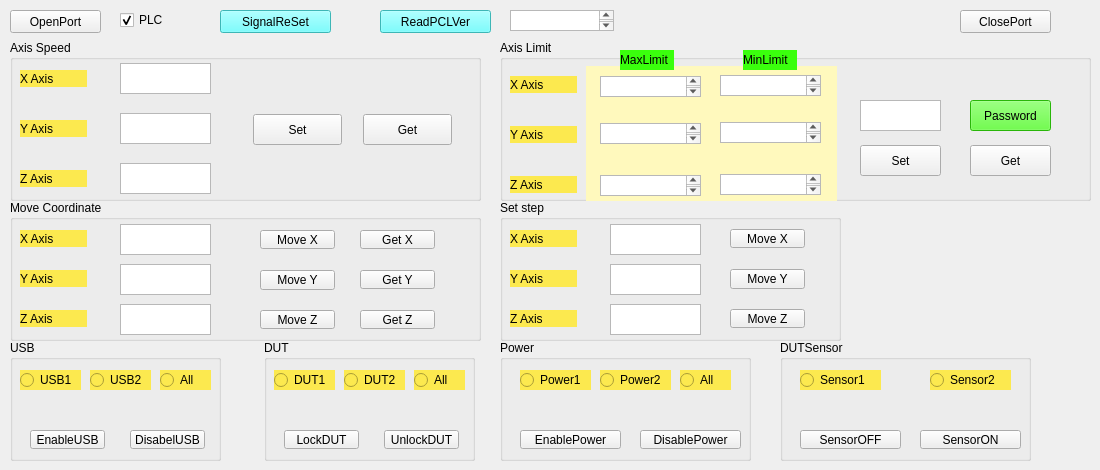
   <widget class="QWidget" name="tab">
    <attribute name="title">
     <string>PLC</string>
    </attribute>
    <widget class="QPushButton" name="pushButtonOpenPort">
     <property name="geometry">
      <rect>
       <x>10</x>
       <y>10</y>
       <width>91</width>
       <height>23</height>
      </rect>
     </property>
     <property name="text">
      <string>OpenPort</string>
     </property>
    </widget>
    <widget class="QPushButton" name="pushButtonClosePort">
     <property name="geometry">
      <rect>
       <x>960</x>
       <y>10</y>
       <width>91</width>
       <height>23</height>
      </rect>
     </property>
     <property name="text">
      <string>ClosePort</string>
     </property>
    </widget>
    <widget class="QCheckBox" name="checkBoxPLC">
     <property name="geometry">
      <rect>
       <x>120</x>
       <y>10</y>
       <width>51</width>
       <height>20</height>
      </rect>
     </property>
     <property name="text">
      <string>PLC</string>
     </property>
     <property name="checked">
      <bool>true</bool>
     </property>
    </widget>
    <widget class="QGroupBox" name="groupBoxAxisSpeed">
     <property name="geometry">
      <rect>
       <x>10</x>
       <y>40</y>
       <width>471</width>
       <height>161</height>
      </rect>
     </property>
     <property name="title">
      <string>Axis Speed</string>
     </property>
     <widget class="QLabel" name="label_5">
      <property name="geometry">
       <rect>
        <x>10</x>
        <y>130</y>
        <width>67</width>
        <height>17</height>
       </rect>
      </property>
      <property name="styleSheet">
       <string notr="true">background-color: rgb(252, 233, 79);</string>
      </property>
      <property name="text">
       <string>Z Axis</string>
      </property>
     </widget>
     <widget class="QPushButton" name="pushButtonSpeedSet">
      <property name="geometry">
       <rect>
        <x>243</x>
        <y>74</y>
        <width>89</width>
        <height>31</height>
       </rect>
      </property>
      <property name="text">
       <string>Set</string>
      </property>
     </widget>
     <widget class="QLabel" name="label_3">
      <property name="geometry">
       <rect>
        <x>10</x>
        <y>80</y>
        <width>67</width>
        <height>17</height>
       </rect>
      </property>
      <property name="styleSheet">
       <string notr="true">background-color: rgb(252, 233, 79);</string>
      </property>
      <property name="text">
       <string>Y Axis</string>
      </property>
     </widget>
     <widget class="QTextEdit" name="textEditXSpeedSet">
      <property name="geometry">
       <rect>
        <x>110</x>
        <y>23</y>
        <width>91</width>
        <height>31</height>
       </rect>
      </property>
     </widget>
     <widget class="QPushButton" name="pushButtonSpeedGet">
      <property name="geometry">
       <rect>
        <x>353</x>
        <y>74</y>
        <width>89</width>
        <height>31</height>
       </rect>
      </property>
      <property name="text">
       <string>Get</string>
      </property>
     </widget>
     <widget class="QLabel" name="label">
      <property name="geometry">
       <rect>
        <x>10</x>
        <y>30</y>
        <width>67</width>
        <height>17</height>
       </rect>
      </property>
      <property name="styleSheet">
       <string notr="true">background-color: rgb(252, 233, 79);</string>
      </property>
      <property name="text">
       <string>X Axis</string>
      </property>
     </widget>
     <widget class="QTextEdit" name="textEditZSpeedSet">
      <property name="geometry">
       <rect>
        <x>110</x>
        <y>123</y>
        <width>91</width>
        <height>31</height>
       </rect>
      </property>
     </widget>
     <widget class="QTextEdit" name="textEditYSpeedSet">
      <property name="geometry">
       <rect>
        <x>110</x>
        <y>73</y>
        <width>91</width>
        <height>31</height>
       </rect>
      </property>
     </widget>
    </widget>
    <widget class="QGroupBox" name="groupBoxAxisLimit">
     <property name="geometry">
      <rect>
       <x>500</x>
       <y>40</y>
       <width>591</width>
       <height>161</height>
      </rect>
     </property>
     <property name="title">
      <string>Axis Limit</string>
     </property>
     <widget class="QPushButton" name="pushButtonLimitGet">
      <property name="geometry">
       <rect>
        <x>470</x>
        <y>105</y>
        <width>81</width>
        <height>31</height>
       </rect>
      </property>
      <property name="text">
       <string>Get</string>
      </property>
     </widget>
     <widget class="QLabel" name="label_20">
      <property name="geometry">
       <rect>
        <x>86</x>
        <y>26</y>
        <width>251</width>
        <height>141</height>
       </rect>
      </property>
      <property name="styleSheet">
       <string notr="true">background-color: rgb(255, 249, 189);</string>
      </property>
      <property name="text">
       <string/>
      </property>
     </widget>
     <widget class="QPushButton" name="pushButtonLimitSet">
      <property name="geometry">
       <rect>
        <x>360</x>
        <y>105</y>
        <width>81</width>
        <height>31</height>
       </rect>
      </property>
      <property name="text">
       <string>Set</string>
      </property>
     </widget>
     <widget class="QLabel" name="label_2">
      <property name="geometry">
       <rect>
        <x>10</x>
        <y>36</y>
        <width>67</width>
        <height>17</height>
       </rect>
      </property>
      <property name="styleSheet">
       <string notr="true">background-color: rgb(252, 233, 79);</string>
      </property>
      <property name="text">
       <string>X Axis</string>
      </property>
     </widget>
     <widget class="QLabel" name="label_8">
      <property name="geometry">
       <rect>
        <x>10</x>
        <y>136</y>
        <width>67</width>
        <height>17</height>
       </rect>
      </property>
      <property name="styleSheet">
       <string notr="true">background-color: rgb(252, 233, 79);</string>
      </property>
      <property name="text">
       <string>Z Axis</string>
      </property>
     </widget>
     <widget class="QLabel" name="label_4">
      <property name="geometry">
       <rect>
        <x>10</x>
        <y>86</y>
        <width>67</width>
        <height>17</height>
       </rect>
      </property>
      <property name="styleSheet">
       <string notr="true">background-color: rgb(252, 233, 79);</string>
      </property>
      <property name="text">
       <string>Y Axis</string>
      </property>
     </widget>
     <widget class="QLabel" name="label_maxlimit">
      <property name="geometry">
       <rect>
        <x>120</x>
        <y>10</y>
        <width>54</width>
        <height>20</height>
       </rect>
      </property>
      <property name="styleSheet">
       <string notr="true">background-color: rgb(58, 255, 13);</string>
      </property>
      <property name="text">
       <string>MaxLimit</string>
      </property>
     </widget>
     <widget class="QLabel" name="label_minlimit">
      <property name="geometry">
       <rect>
        <x>243</x>
        <y>10</y>
        <width>54</width>
        <height>20</height>
       </rect>
      </property>
      <property name="styleSheet">
       <string notr="true">background-color: rgb(58, 255, 13);</string>
      </property>
      <property name="text">
       <string>MinLimit</string>
      </property>
     </widget>
     <widget class="QTextEdit" name="textEditPassword">
      <property name="geometry">
       <rect>
        <x>360</x>
        <y>60</y>
        <width>81</width>
        <height>31</height>
       </rect>
      </property>
     </widget>
     <widget class="QPushButton" name="pushButtonPassword">
      <property name="geometry">
       <rect>
        <x>470</x>
        <y>60</y>
        <width>81</width>
        <height>31</height>
       </rect>
      </property>
      <property name="styleSheet">
       <string notr="true">background-color: rgb(58, 255, 13);</string>
      </property>
      <property name="text">
       <string>Password</string>
      </property>
     </widget>
     <widget class="QTextEdit" name="textEditXMaxLimit">
      <property name="geometry">
       <rect>
        <x>100</x>
        <y>36</y>
        <width>101</width>
        <height>21</height>
       </rect>
      </property>
     </widget>
     <widget class="QTextEdit" name="textEditXMinLimit">
      <property name="geometry">
       <rect>
        <x>220</x>
        <y>35</y>
        <width>101</width>
        <height>21</height>
       </rect>
      </property>
     </widget>
     <widget class="QTextEdit" name="textEditYMinLimit">
      <property name="geometry">
       <rect>
        <x>220</x>
        <y>82</y>
        <width>101</width>
        <height>21</height>
       </rect>
      </property>
     </widget>
     <widget class="QTextEdit" name="textEditYMaxLimit">
      <property name="geometry">
       <rect>
        <x>100</x>
        <y>83</y>
        <width>101</width>
        <height>21</height>
       </rect>
      </property>
     </widget>
     <widget class="QTextEdit" name="textEditZMinLimit">
      <property name="geometry">
       <rect>
        <x>220</x>
        <y>134</y>
        <width>101</width>
        <height>21</height>
       </rect>
      </property>
     </widget>
     <widget class="QTextEdit" name="textEditZMaxLimit">
      <property name="geometry">
       <rect>
        <x>100</x>
        <y>135</y>
        <width>101</width>
        <height>21</height>
       </rect>
      </property>
     </widget>
     <zorder>label_20</zorder>
     <zorder>pushButtonLimitGet</zorder>
     <zorder>pushButtonLimitSet</zorder>
     <zorder>label_2</zorder>
     <zorder>label_8</zorder>
     <zorder>label_4</zorder>
     <zorder>label_maxlimit</zorder>
     <zorder>label_minlimit</zorder>
     <zorder>textEditPassword</zorder>
     <zorder>pushButtonPassword</zorder>
     <zorder>textEditXMaxLimit</zorder>
     <zorder>textEditXMinLimit</zorder>
     <zorder>textEditYMinLimit</zorder>
     <zorder>textEditYMaxLimit</zorder>
     <zorder>textEditZMinLimit</zorder>
     <zorder>textEditZMaxLimit</zorder>
    </widget>
    <widget class="QGroupBox" name="groupBoxMoveCoordiante">
     <property name="geometry">
      <rect>
       <x>10</x>
       <y>200</y>
       <width>471</width>
       <height>141</height>
      </rect>
     </property>
     <property name="title">
      <string>Move Coordinate</string>
     </property>
     <widget class="QTextEdit" name="textEditxMove">
      <property name="geometry">
       <rect>
        <x>110</x>
        <y>24</y>
        <width>91</width>
        <height>31</height>
       </rect>
      </property>
     </widget>
     <widget class="QTextEdit" name="textEdityMove">
      <property name="geometry">
       <rect>
        <x>110</x>
        <y>64</y>
        <width>91</width>
        <height>31</height>
       </rect>
      </property>
     </widget>
     <widget class="QTextEdit" name="textEditzMove">
      <property name="geometry">
       <rect>
        <x>110</x>
        <y>104</y>
        <width>91</width>
        <height>31</height>
       </rect>
      </property>
     </widget>
     <widget class="QPushButton" name="pushButtonMovex">
      <property name="geometry">
       <rect>
        <x>250</x>
        <y>30</y>
        <width>75</width>
        <height>19</height>
       </rect>
      </property>
      <property name="text">
       <string>Move X</string>
      </property>
     </widget>
     <widget class="QPushButton" name="pushButtonMovey">
      <property name="geometry">
       <rect>
        <x>250</x>
        <y>70</y>
        <width>75</width>
        <height>20</height>
       </rect>
      </property>
      <property name="text">
       <string>Move Y</string>
      </property>
     </widget>
     <widget class="QPushButton" name="pushButtonMovez">
      <property name="geometry">
       <rect>
        <x>250</x>
        <y>110</y>
        <width>75</width>
        <height>19</height>
       </rect>
      </property>
      <property name="text">
       <string>Move Z</string>
      </property>
     </widget>
     <widget class="QPushButton" name="pushButtonGetx">
      <property name="geometry">
       <rect>
        <x>350</x>
        <y>30</y>
        <width>75</width>
        <height>19</height>
       </rect>
      </property>
      <property name="text">
       <string>Get X</string>
      </property>
     </widget>
     <widget class="QPushButton" name="pushButtonGety">
      <property name="geometry">
       <rect>
        <x>350</x>
        <y>70</y>
        <width>75</width>
        <height>19</height>
       </rect>
      </property>
      <property name="text">
       <string>Get Y</string>
      </property>
     </widget>
     <widget class="QPushButton" name="pushButtonGetz">
      <property name="geometry">
       <rect>
        <x>350</x>
        <y>110</y>
        <width>75</width>
        <height>19</height>
       </rect>
      </property>
      <property name="text">
       <string>Get Z</string>
      </property>
     </widget>
     <widget class="QLabel" name="label_10">
      <property name="geometry">
       <rect>
        <x>10</x>
        <y>30</y>
        <width>67</width>
        <height>17</height>
       </rect>
      </property>
      <property name="styleSheet">
       <string notr="true">background-color: rgb(252, 233, 79);</string>
      </property>
      <property name="text">
       <string>X Axis</string>
      </property>
     </widget>
     <widget class="QLabel" name="label_11">
      <property name="geometry">
       <rect>
        <x>10</x>
        <y>110</y>
        <width>67</width>
        <height>17</height>
       </rect>
      </property>
      <property name="styleSheet">
       <string notr="true">background-color: rgb(252, 233, 79);</string>
      </property>
      <property name="text">
       <string>Z Axis</string>
      </property>
     </widget>
     <widget class="QLabel" name="label_14">
      <property name="geometry">
       <rect>
        <x>10</x>
        <y>70</y>
        <width>67</width>
        <height>17</height>
       </rect>
      </property>
      <property name="styleSheet">
       <string notr="true">background-color: rgb(252, 233, 79);</string>
      </property>
      <property name="text">
       <string>Y Axis</string>
      </property>
     </widget>
    </widget>
    <widget class="QGroupBox" name="groupBoxAxisStepMove">
     <property name="geometry">
      <rect>
       <x>500</x>
       <y>200</y>
       <width>341</width>
       <height>141</height>
      </rect>
     </property>
     <property name="title">
      <string>Set step</string>
     </property>
     <widget class="QLabel" name="label_12">
      <property name="geometry">
       <rect>
        <x>10</x>
        <y>30</y>
        <width>67</width>
        <height>17</height>
       </rect>
      </property>
      <property name="styleSheet">
       <string notr="true">background-color: rgb(252, 233, 79);</string>
      </property>
      <property name="text">
       <string>X Axis</string>
      </property>
     </widget>
     <widget class="QLabel" name="label_15">
      <property name="geometry">
       <rect>
        <x>10</x>
        <y>70</y>
        <width>67</width>
        <height>17</height>
       </rect>
      </property>
      <property name="styleSheet">
       <string notr="true">background-color: rgb(252, 233, 79);</string>
      </property>
      <property name="text">
       <string>Y Axis</string>
      </property>
     </widget>
     <widget class="QLabel" name="label_16">
      <property name="geometry">
       <rect>
        <x>10</x>
        <y>110</y>
        <width>67</width>
        <height>17</height>
       </rect>
      </property>
      <property name="styleSheet">
       <string notr="true">background-color: rgb(252, 233, 79);</string>
      </property>
      <property name="text">
       <string>Z Axis</string>
      </property>
     </widget>
     <widget class="QPushButton" name="pushButtonStepMoveZ">
      <property name="geometry">
       <rect>
        <x>230</x>
        <y>109</y>
        <width>75</width>
        <height>19</height>
       </rect>
      </property>
      <property name="text">
       <string>Move Z</string>
      </property>
     </widget>
     <widget class="QTextEdit" name="textEditStepMoveX">
      <property name="geometry">
       <rect>
        <x>110</x>
        <y>24</y>
        <width>91</width>
        <height>31</height>
       </rect>
      </property>
     </widget>
     <widget class="QTextEdit" name="textEditStepMoveZ">
      <property name="geometry">
       <rect>
        <x>110</x>
        <y>104</y>
        <width>91</width>
        <height>31</height>
       </rect>
      </property>
     </widget>
     <widget class="QPushButton" name="pushButtonStepMoveY">
      <property name="geometry">
       <rect>
        <x>230</x>
        <y>69</y>
        <width>75</width>
        <height>20</height>
       </rect>
      </property>
      <property name="text">
       <string>Move Y</string>
      </property>
     </widget>
     <widget class="QPushButton" name="pushButtonStepMoveX">
      <property name="geometry">
       <rect>
        <x>230</x>
        <y>29</y>
        <width>75</width>
        <height>19</height>
       </rect>
      </property>
      <property name="text">
       <string>Move X</string>
      </property>
     </widget>
     <widget class="QTextEdit" name="textEditStepMoveY">
      <property name="geometry">
       <rect>
        <x>110</x>
        <y>64</y>
        <width>91</width>
        <height>31</height>
       </rect>
      </property>
     </widget>
    </widget>
    <widget class="QPushButton" name="pushButtonSignalReSet">
     <property name="geometry">
      <rect>
       <x>220</x>
       <y>10</y>
       <width>111</width>
       <height>23</height>
      </rect>
     </property>
     <property name="styleSheet">
      <string notr="true">background-color: rgb(85, 255, 255);</string>
     </property>
     <property name="text">
      <string>SignalReSet</string>
     </property>
    </widget>
    <widget class="QGroupBox" name="groupBox">
     <property name="geometry">
      <rect>
       <x>10</x>
       <y>340</y>
       <width>211</width>
       <height>121</height>
      </rect>
     </property>
     <property name="title">
      <string>USB</string>
     </property>
     <widget class="QRadioButton" name="radioButtonUSB2">
      <property name="geometry">
       <rect>
        <x>80</x>
        <y>30</y>
        <width>61</width>
        <height>20</height>
       </rect>
      </property>
      <property name="styleSheet">
       <string notr="true">background-color: rgb(252, 233, 79);</string>
      </property>
      <property name="text">
       <string>USB2</string>
      </property>
     </widget>
     <widget class="QRadioButton" name="radioButtonUSB1">
      <property name="geometry">
       <rect>
        <x>10</x>
        <y>30</y>
        <width>61</width>
        <height>20</height>
       </rect>
      </property>
      <property name="styleSheet">
       <string notr="true">background-color: rgb(252, 233, 79);</string>
      </property>
      <property name="text">
       <string>USB1</string>
      </property>
     </widget>
     <widget class="QRadioButton" name="radioButtonUSBall">
      <property name="geometry">
       <rect>
        <x>150</x>
        <y>30</y>
        <width>51</width>
        <height>20</height>
       </rect>
      </property>
      <property name="styleSheet">
       <string notr="true">background-color: rgb(252, 233, 79);</string>
      </property>
      <property name="text">
       <string>All</string>
      </property>
     </widget>
     <widget class="QPushButton" name="pushButtonEnableUSB">
      <property name="geometry">
       <rect>
        <x>20</x>
        <y>90</y>
        <width>75</width>
        <height>19</height>
       </rect>
      </property>
      <property name="text">
       <string>EnableUSB</string>
      </property>
     </widget>
     <widget class="QPushButton" name="pushButtonDisableUSB">
      <property name="geometry">
       <rect>
        <x>120</x>
        <y>90</y>
        <width>75</width>
        <height>19</height>
       </rect>
      </property>
      <property name="text">
       <string>DisabelUSB</string>
      </property>
     </widget>
    </widget>
    <widget class="QGroupBox" name="groupBox_2">
     <property name="geometry">
      <rect>
       <x>264</x>
       <y>340</y>
       <width>211</width>
       <height>121</height>
      </rect>
     </property>
     <property name="title">
      <string>DUT</string>
     </property>
     <widget class="QRadioButton" name="radioButtonDUT2">
      <property name="geometry">
       <rect>
        <x>80</x>
        <y>30</y>
        <width>61</width>
        <height>20</height>
       </rect>
      </property>
      <property name="styleSheet">
       <string notr="true">background-color: rgb(252, 233, 79);</string>
      </property>
      <property name="text">
       <string>DUT2</string>
      </property>
     </widget>
     <widget class="QRadioButton" name="radioButtonDUT1">
      <property name="geometry">
       <rect>
        <x>10</x>
        <y>30</y>
        <width>61</width>
        <height>20</height>
       </rect>
      </property>
      <property name="styleSheet">
       <string notr="true">background-color: rgb(252, 233, 79);</string>
      </property>
      <property name="text">
       <string>DUT1</string>
      </property>
     </widget>
     <widget class="QRadioButton" name="radioButtonDUTall">
      <property name="geometry">
       <rect>
        <x>150</x>
        <y>30</y>
        <width>51</width>
        <height>20</height>
       </rect>
      </property>
      <property name="styleSheet">
       <string notr="true">background-color: rgb(252, 233, 79);</string>
      </property>
      <property name="text">
       <string>All</string>
      </property>
     </widget>
     <widget class="QPushButton" name="pushButtonLockDUT">
      <property name="geometry">
       <rect>
        <x>20</x>
        <y>90</y>
        <width>75</width>
        <height>19</height>
       </rect>
      </property>
      <property name="text">
       <string>LockDUT</string>
      </property>
     </widget>
     <widget class="QPushButton" name="pushButtonUnlockDUT">
      <property name="geometry">
       <rect>
        <x>120</x>
        <y>90</y>
        <width>75</width>
        <height>19</height>
       </rect>
      </property>
      <property name="text">
       <string>UnlockDUT</string>
      </property>
     </widget>
    </widget>
    <widget class="QGroupBox" name="groupBox_3">
     <property name="geometry">
      <rect>
       <x>500</x>
       <y>340</y>
       <width>251</width>
       <height>121</height>
      </rect>
     </property>
     <property name="title">
      <string>Power</string>
     </property>
     <widget class="QRadioButton" name="radioButtonPower2">
      <property name="geometry">
       <rect>
        <x>100</x>
        <y>30</y>
        <width>71</width>
        <height>20</height>
       </rect>
      </property>
      <property name="styleSheet">
       <string notr="true">background-color: rgb(252, 233, 79);</string>
      </property>
      <property name="text">
       <string>Power2</string>
      </property>
     </widget>
     <widget class="QRadioButton" name="radioButtonPower1">
      <property name="geometry">
       <rect>
        <x>20</x>
        <y>30</y>
        <width>71</width>
        <height>20</height>
       </rect>
      </property>
      <property name="styleSheet">
       <string notr="true">background-color: rgb(252, 233, 79);</string>
      </property>
      <property name="text">
       <string>Power1</string>
      </property>
     </widget>
     <widget class="QRadioButton" name="radioButtonPowerall">
      <property name="geometry">
       <rect>
        <x>180</x>
        <y>30</y>
        <width>51</width>
        <height>20</height>
       </rect>
      </property>
      <property name="styleSheet">
       <string notr="true">background-color: rgb(252, 233, 79);</string>
      </property>
      <property name="text">
       <string>All</string>
      </property>
     </widget>
     <widget class="QPushButton" name="pushButtonEnablePower">
      <property name="geometry">
       <rect>
        <x>20</x>
        <y>90</y>
        <width>101</width>
        <height>19</height>
       </rect>
      </property>
      <property name="text">
       <string>EnablePower</string>
      </property>
     </widget>
     <widget class="QPushButton" name="pushButtonDisablePower">
      <property name="geometry">
       <rect>
        <x>140</x>
        <y>90</y>
        <width>101</width>
        <height>19</height>
       </rect>
      </property>
      <property name="text">
       <string>DisablePower</string>
      </property>
     </widget>
    </widget>
    <widget class="QPushButton" name="pushButtonGetPLCVer">
     <property name="geometry">
      <rect>
       <x>380</x>
       <y>10</y>
       <width>111</width>
       <height>23</height>
      </rect>
     </property>
     <property name="styleSheet">
      <string notr="true">background-color: rgb(85, 255, 255);</string>
     </property>
     <property name="text">
      <string>ReadPCLVer</string>
     </property>
    </widget>
    <widget class="QTextEdit" name="textEditPLCVer">
     <property name="geometry">
      <rect>
       <x>510</x>
       <y>10</y>
       <width>104</width>
       <height>21</height>
      </rect>
     </property>
    </widget>
    <widget class="QGroupBox" name="groupBox_4">
     <property name="geometry">
      <rect>
       <x>780</x>
       <y>340</y>
       <width>251</width>
       <height>121</height>
      </rect>
     </property>
     <property name="title">
      <string>DUTSensor</string>
     </property>
     <widget class="QRadioButton" name="radioButtonDUT2Sensor">
      <property name="geometry">
       <rect>
        <x>150</x>
        <y>30</y>
        <width>81</width>
        <height>20</height>
       </rect>
      </property>
      <property name="styleSheet">
       <string notr="true">background-color: rgb(252, 233, 79);</string>
      </property>
      <property name="text">
       <string>Sensor2</string>
      </property>
     </widget>
     <widget class="QRadioButton" name="radioButtonDUT1Sensor">
      <property name="geometry">
       <rect>
        <x>20</x>
        <y>30</y>
        <width>81</width>
        <height>20</height>
       </rect>
      </property>
      <property name="styleSheet">
       <string notr="true">background-color: rgb(252, 233, 79);</string>
      </property>
      <property name="text">
       <string>Sensor1</string>
      </property>
     </widget>
     <widget class="QPushButton" name="pushButtonSensorOFF">
      <property name="geometry">
       <rect>
        <x>20</x>
        <y>90</y>
        <width>101</width>
        <height>19</height>
       </rect>
      </property>
      <property name="text">
       <string>SensorOFF</string>
      </property>
     </widget>
     <widget class="QPushButton" name="pushButtonSensorON">
      <property name="geometry">
       <rect>
        <x>140</x>
        <y>90</y>
        <width>101</width>
        <height>19</height>
       </rect>
      </property>
      <property name="text">
       <string>SensorON</string>
      </property>
     </widget>
    </widget>
   </widget>
